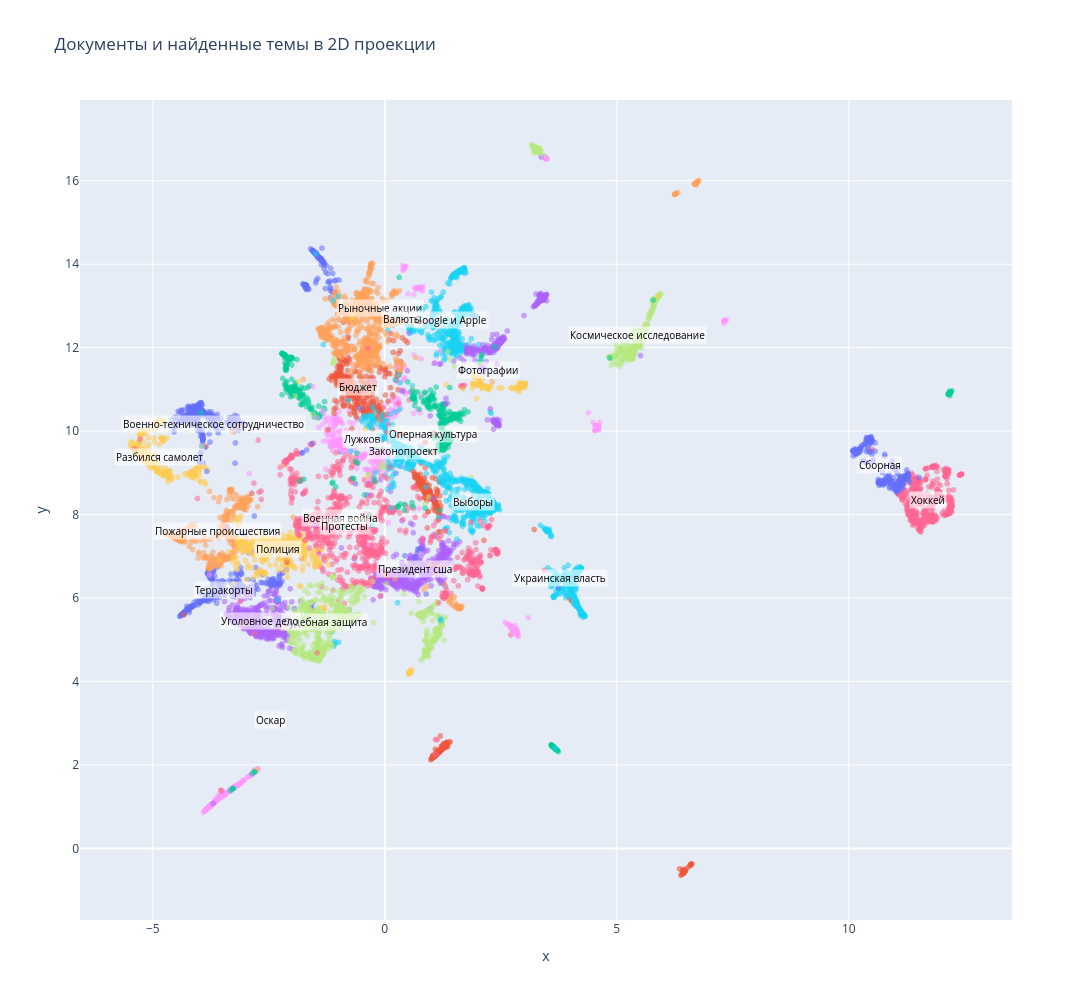

The cell this chart's notebook holds for it:
### Markdown cell above
На bar chart видно, что словари крупных тем читаются вполне устойчиво. У судебных и криминальных тем среди топ-слов держатся связки вроде `уголовное дело`, `приговор`, `заключен`. У спортивных тем хорошо собираются маркеры матчей и турниров, у экономических: `рубль`, `доллар`, `процент`, `миллиард`, у авиационной темы: `самолет`, `авиакомпания`, `посадка`. Повторов между темами немного, поэтому `MMR` здесь действительно улучшил читаемость топ-слов и сделал названия тем понятнее.

### Code cell
viz_umap = UMAP(
    n_neighbors=15,
    n_components=2,
    min_dist=0.0,
    metric="cosine",
    random_state=SEED,
    transform_seed=SEED,
)
embedding_2d = viz_umap.fit_transform(final_embeddings)

plot_df = pd.DataFrame(
    {
        "x": embedding_2d[:, 0],
        "y": embedding_2d[:, 1],
        "Topic": final_topics,
        "Topic_name": [topic_name_map.get(topic_id, "Outlier") for topic_id in final_topics],
        "Lenta_topic": sample_df["topic"],
        "Title": sample_df["title"],
    }
)

scatter = px.scatter(
    plot_df,
    x="x",
    y="y",
    color="Topic_name",
    hover_data=["Topic", "Lenta_topic", "Title"],
    opacity=0.55,
    width=1400,
    height=1000,
    title="Документы и найденные темы в 2D проекции",
)
scatter.update_layout(showlegend=False)

topic_sizes = plot_df.groupby("Topic", as_index=False).size().rename(columns={"size": "Count"})
centroids = (
    plot_df.groupby(["Topic", "Topic_name"], as_index=False)[["x", "y"]]
    .mean()
    .merge(topic_sizes, on="Topic", how="left")
    .sort_values(["Count", "Topic"], ascending=[False, True])
)
for _, row in centroids.head(24).iterrows():
    scatter.add_annotation(
        x=row["x"],
        y=row["y"],
        text=row["Topic_name"],
        showarrow=False,
        font=dict(size=10, color="black"),
        bgcolor="rgba(255,255,255,0.6)",
    )

scatter

### Figure 1 — Plotly figure (JSON) as saved in the notebook; plotly's stock layout.template omitted (floating-point values rounded to 4 significant figures; data arrays with more than 128 entries replaced by an {"elided": "..."} marker saying what was removed)
{"data": [{"customdata": {"elided": "388x3 mixed values"}, "hovertemplate": "Topic_name=Терракорты<br>x=%{x}<br>y=%{y}<br>Topic=%{customdata[0]}<br>Lenta_topic=%{customdata[1]}<br>Title=%{customdata[2]}<extra></extra>", "legendgroup": "Терракорты", "marker": {"color": "#636efa", "opacity": 0.55, "symbol": "circle"}, "mode": "markers", "name": "Терракорты", "showlegend": true, "type": "scattergl", "x": {"elided": "388 float values"}, "xaxis": "x", "y": {"elided": "388 float values"}, "yaxis": "y"}, {"customdata": {"elided": "247x3 mixed values"}, "hovertemplate": "Topic_name=Путин<br>x=%{x}<br>y=%{y}<br>Topic=%{customdata[0]}<br>Lenta_topic=%{customdata[1]}<br>Title=%{customdata[2]}<extra></extra>", "legendgroup": "Путин", "marker": {"color": "#EF553B", "opacity": 0.55, "symbol": "circle"}, "mode": "markers", "name": "Путин", "showlegend": true, "type": "scattergl", "x": {"elided": "247 float values"}, "xaxis": "x", "y": {"elided": "247 float values"}, "yaxis": "y"}, {"customdata": {"elided": "212x3 mixed values"}, "hovertemplate": "Topic_name=Недвижимость<br>x=%{x}<br>y=%{y}<br>Topic=%{customdata[0]}<br>Lenta_topic=%{customdata[1]}<br>Title=%{customdata[2]}<extra></extra>", "legendgroup": "Недвижимость", "marker": {"color": "#00cc96", "opacity": 0.55, "symbol": "circle"}, "mode": "markers", "name": "Недвижимость", "showlegend": true, "type": "scattergl", "x": {"elided": "212 float values"}, "xaxis": "x", "y": {"elided": "212 float values"}, "yaxis": "y"}, {"customdata": {"elided": "497x3 mixed values"}, "hovertemplate": "Topic_name=Президент сша<br>x=%{x}<br>y=%{y}<br>Topic=%{customdata[0]}<br>Lenta_topic=%{customdata[1]}<br>Title=%{customdata[2]}<extra></extra>", "legendgroup": "Президент сша", "marker": {"color": "#ab63fa", "opacity": 0.55, "symbol": "circle"}, "mode": "markers", "name": "Президент сша", "showlegend": true, "type": "scattergl", "x": {"elided": "497 float values"}, "xaxis": "x", "y": {"elided": "497 float values"}, "yaxis": "y"}, {"customdata": {"elided": "446x3 mixed values"}, "hovertemplate": "Topic_name=Пожарные происшествия<br>x=%{x}<br>y=%{y}<br>Topic=%{customdata[0]}<br>Lenta_topic=%{customdata[1]}<br>Title=%{customdata[2]}<extra></extra>", "legendgroup": "Пожарные происшествия", "marker": {"color": "#FFA15A", "opacity": 0.55, "symbol": "circle"}, "mode": "markers", "name": "Пожарные происшествия", "showlegend": true, "type": "scattergl", "x": {"elided": "446 float values"}, "xaxis": "x", "y": {"elided": "446 float values"}, "yaxis": "y"}, {"customdata": {"elided": "508x3 mixed values"}, "hovertemplate": "Topic_name=Google и Apple<br>x=%{x}<br>y=%{y}<br>Topic=%{customdata[0]}<br>Lenta_topic=%{customdata[1]}<br>Title=%{customdata[2]}<extra></extra>", "legendgroup": "Google и Apple", "marker": {"color": "#19d3f3", "opacity": 0.55, "symbol": "circle"}, "mode": "markers", "name": "Google и Apple", "showlegend": true, "type": "scattergl", "x": {"elided": "508 float values"}, "xaxis": "x", "y": {"elided": "508 float values"}, "yaxis": "y"}, {"customdata": {"elided": "361x3 mixed values"}, "hovertemplate": "Topic_name=Протесты<br>x=%{x}<br>y=%{y}<br>Topic=%{customdata[0]}<br>Lenta_topic=%{customdata[1]}<br>Title=%{customdata[2]}<extra></extra>", "legendgroup": "Протесты", "marker": {"color": "#FF6692", "opacity": 0.55, "symbol": "circle"}, "mode": "markers", "name": "Протесты", "showlegend": true, "type": "scattergl", "x": {"elided": "361 float values"}, "xaxis": "x", "y": {"elided": "361 float values"}, "yaxis": "y"}, {"customdata": {"elided": "411x3 mixed values"}, "hovertemplate": "Topic_name=Космическое исследование<br>x=%{x}<br>y=%{y}<br>Topic=%{customdata[0]}<br>Lenta_topic=%{customdata[1]}<br>Title=%{customdata[2]}<extra></extra>", "legendgroup": "Космическое исследование", "marker": {"color": "#B6E880", "opacity": 0.55, "symbol": "circle"}, "mode": "markers", "name": "Космическое исследование", "showlegend": true, "type": "scattergl", "x": {"elided": "411 float values"}, "xaxis": "x", "y": {"elided": "411 float values"}, "yaxis": "y"}, {"customdata": {"elided": "309x3 mixed values"}, "hovertemplate": "Topic_name=Лужков<br>x=%{x}<br>y=%{y}<br>Topic=%{customdata[0]}<br>Lenta_topic=%{customdata[1]}<br>Title=%{customdata[2]}<extra></extra>", "legendgroup": "Лужков", "marker": {"color": "#FF97FF", "opacity": 0.55, "symbol": "circle"}, "mode": "markers", "name": "Лужков", "showlegend": true, "type": "scattergl", "x": {"elided": "309 float values"}, "xaxis": "x", "y": {"elided": "309 float values"}, "yaxis": "y"}, {"customdata": {"elided": "411x3 mixed values"}, "hovertemplate": "Topic_name=Полиция<br>x=%{x}<br>y=%{y}<br>Topic=%{customdata[0]}<br>Lenta_topic=%{customdata[1]}<br>Title=%{customdata[2]}<extra></extra>", "legendgroup": "Полиция", "marker": {"color": "#FECB52", "opacity": 0.55, "symbol": "circle"}, "mode": "markers", "name": "Полиция", "showlegend": true, "type": "scattergl", "x": {"elided": "411 float values"}, "xaxis": "x", "y": {"elided": "411 float values"}, "yaxis": "y"}, {"customdata": {"elided": "164x3 mixed values"}, "hovertemplate": "Topic_name=Нефтегазовая индустрия<br>x=%{x}<br>y=%{y}<br>Topic=%{customdata[0]}<br>Lenta_topic=%{customdata[1]}<br>Title=%{customdata[2]}<extra></extra>", "legendgroup": "Нефтегазовая индустрия", "marker": {"color": "#636efa", "opacity": 0.55, "symbol": "circle"}, "mode": "markers", "name": "Нефтегазовая индустрия", "showlegend": true, "type": "scattergl", "x": {"elided": "164 float values"}, "xaxis": "x", "y": {"elided": "164 float values"}, "yaxis": "y"}, {"customdata": {"elided": "383x3 mixed values"}, "hovertemplate": "Topic_name=Бюджет<br>x=%{x}<br>y=%{y}<br>Topic=%{customdata[0]}<br>Lenta_topic=%{customdata[1]}<br>Title=%{customdata[2]}<extra></extra>", "legendgroup": "Бюджет", "marker": {"color": "#EF553B", "opacity": 0.55, "symbol": "circle"}, "mode": "markers", "name": "Бюджет", "showlegend": true, "type": "scattergl", "x": {"elided": "383 float values"}, "xaxis": "x", "y": {"elided": "383 float values"}, "yaxis": "y"}, {"customdata": {"elided": "66x3 mixed values"}, "hovertemplate": "Topic_name=Атлантический теннис<br>x=%{x}<br>y=%{y}<br>Topic=%{customdata[0]}<br>Lenta_topic=%{customdata[1]}<br>Title=%{customdata[2]}<extra></extra>", "legendgroup": "Атлантический теннис", "marker": {"color": "#00cc96", "opacity": 0.55, "symbol": "circle"}, "mode": "markers", "name": "Атлантический теннис", "showlegend": true, "type": "scattergl", "x": [12.16, 12.16, 12.17, 12.19, 12.16, 12.18, 12.17, 12.17, 12.18, 12.17, 12.19, 12.15, 12.17, 12.17, 12.17, 12.16, 12.17, 12.17, 12.17, 12.16, 12.17, 12.16, 12.22, 12.17, 12.19, 12.17, 12.17, 12.17, 12.17, 12.17, 12.16, 12.14, 12.16, 12.17, 12.16, 12.17, 12.19, 12.2, 12.17, 12.16, 12.17, 12.17, 12.16, 12.17, 12.17, 12.15, 12.18, 12.19, 12.17, 12.17, 12.17, 12.17, 12.17, 12.15, 12.17, 12.17, 12.17, 12.17, 12.17, 12.17, 12.17, 12.17, 12.16, 12.14, 12.17, 12.16], "xaxis": "x", "y": [10.89, 10.9, 10.91, 10.93, 10.9, 10.92, 10.92, 10.92, 10.92, 10.91, 10.93, 10.89, 10.92, 10.91, 10.91, 10.9, 10.92, 10.92, 10.91, 10.89, 10.92, 10.9, 10.96, 10.91, 10.94, 10.92, 10.95, 10.91, 10.91, 10.91, 10.91, 10.89, 10.91, 10.91, 10.9, 10.92, 10.92, 10.95, 10.92, 10.91, 10.92, 10.91, 10.91, 10.91, 10.92, 10.89, 10.85, 10.91, 10.91, 10.91, 10.9, 10.92, 10.91, 10.89, 10.9, 10.91, 10.91, 10.91, 10.91, 10.92, 10.92, 10.92, 10.89, 10.89, 10.92, 10.9], "yaxis": "y"}, {"customdata": {"elided": "517x3 mixed values"}, "hovertemplate": "Topic_name=Уголовное дело<br>x=%{x}<br>y=%{y}<br>Topic=%{customdata[0]}<br>Lenta_topic=%{customdata[1]}<br>Title=%{customdata[2]}<extra></extra>", "legendgroup": "Уголовное дело", "marker": {"color": "#ab63fa", "opacity": 0.55, "symbol": "circle"}, "mode": "markers", "name": "Уголовное дело", "showlegend": true, "type": "scattergl", "x": {"elided": "517 float values"}, "xaxis": "x", "y": {"elided": "517 float values"}, "yaxis": "y"}, {"customdata": {"elided": "526x3 mixed values"}, "hovertemplate": "Topic_name=Рыночные акции<br>x=%{x}<br>y=%{y}<br>Topic=%{customdata[0]}<br>Lenta_topic=%{customdata[1]}<br>Title=%{customdata[2]}<extra></extra>", "legendgroup": "Рыночные акции", "marker": {"color": "#FFA15A", "opacity": 0.55, "symbol": "circle"}, "mode": "markers", "name": "Рыночные акции", "showlegend": true, "type": "scattergl", "x": {"elided": "526 float values"}, "xaxis": "x", "y": {"elided": "526 float values"}, "yaxis": "y"}, {"customdata": {"elided": "445x3 mixed values"}, "hovertemplate": "Topic_name=Украинская власть<br>x=%{x}<br>y=%{y}<br>Topic=%{customdata[0]}<br>Lenta_topic=%{customdata[1]}<br>Title=%{customdata[2]}<extra></extra>", "legendgroup": "Украинская власть", "marker": {"color": "#19d3f3", "opacity": 0.55, "symbol": "circle"}, "mode": "markers", "name": "Украинская власть", "showlegend": true, "type": "scattergl", "x": {"elided": "445 float values"}, "xaxis": "x", "y": {"elided": "445 float values"}, "yaxis": "y"}, {"customdata": {"elided": "549x3 mixed values"}, "hovertemplate": "Topic_name=Хоккей<br>x=%{x}<br>y=%{y}<br>Topic=%{customdata[0]}<br>Lenta_topic=%{customdata[1]}<br>Title=%{customdata[2]}<extra></extra>", "legendgroup": "Хоккей", "marker": {"color": "#FF6692", "opacity": 0.55, "symbol": "circle"}, "mode": "markers", "name": "Хоккей", "showlegend": true, "type": "scattergl", "x": {"elided": "549 float values"}, "xaxis": "x", "y": {"elided": "549 float values"}, "yaxis": "y"}, {"customdata": {"elided": "211x3 mixed values"}, "hovertemplate": "Topic_name=Терроризм в Сирии<br>x=%{x}<br>y=%{y}<br>Topic=%{customdata[0]}<br>Lenta_topic=%{customdata[1]}<br>Title=%{customdata[2]}<extra></extra>", "legendgroup": "Терроризм в Сирии", "marker": {"color": "#B6E880", "opacity": 0.55, "symbol": "circle"}, "mode": "markers", "name": "Терроризм в Сирии", "showlegend": true, "type": "scattergl", "x": {"elided": "211 float values"}, "xaxis": "x", "y": {"elided": "211 float values"}, "yaxis": "y"}, {"customdata": {"elided": "373x3 mixed values"}, "hovertemplate": "Topic_name=Оскар<br>x=%{x}<br>y=%{y}<br>Topic=%{customdata[0]}<br>Lenta_topic=%{customdata[1]}<br>Title=%{customdata[2]}<extra></extra>", "legendgroup": "Оскар", "marker": {"color": "#FF97FF", "opacity": 0.55, "symbol": "circle"}, "mode": "markers", "name": "Оскар", "showlegend": true, "type": "scattergl", "x": {"elided": "373 float values"}, "xaxis": "x", "y": {"elided": "373 float values"}, "yaxis": "y"}, {"customdata": {"elided": "366x3 mixed values"}, "hovertemplate": "Topic_name=Разбился самолет<br>x=%{x}<br>y=%{y}<br>Topic=%{customdata[0]}<br>Lenta_topic=%{customdata[1]}<br>Title=%{customdata[2]}<extra></extra>", "legendgroup": "Разбился самолет", "marker": {"color": "#FECB52", "opacity": 0.55, "symbol": "circle"}, "mode": "markers", "name": "Разбился самолет", "showlegend": true, "type": "scattergl", "x": {"elided": "366 float values"}, "xaxis": "x", "y": {"elided": "366 float values"}, "yaxis": "y"}, {"customdata": {"elided": "350x3 mixed values"}, "hovertemplate": "Topic_name=Военно-техническое сотрудничество<br>x=%{x}<br>y=%{y}<br>Topic=%{customdata[0]}<br>Lenta_topic=%{customdata[1]}<br>Title=%{customdata[2]}<extra></extra>", "legendgroup": "Военно-техническое сотрудничество", "marker": {"color": "#636efa", "opacity": 0.55, "symbol": "circle"}, "mode": "markers", "name": "Военно-техническое сотрудничество", "showlegend": true, "type": "scattergl", "x": {"elided": "350 float values"}, "xaxis": "x", "y": {"elided": "350 float values"}, "yaxis": "y"}, {"customdata": {"elided": "182x3 mixed values"}, "hovertemplate": "Topic_name=Палестинская война<br>x=%{x}<br>y=%{y}<br>Topic=%{customdata[0]}<br>Lenta_topic=%{customdata[1]}<br>Title=%{customdata[2]}<extra></extra>", "legendgroup": "Палестинская война", "marker": {"color": "#EF553B", "opacity": 0.55, "symbol": "circle"}, "mode": "markers", "name": "Палестинская война", "showlegend": true, "type": "scattergl", "x": {"elided": "182 float values"}, "xaxis": "x", "y": {"elided": "182 float values"}, "yaxis": "y"}, {"customdata": {"elided": "80x3 mixed values"}, "hovertemplate": "Topic_name=КНДР<br>x=%{x}<br>y=%{y}<br>Topic=%{customdata[0]}<br>Lenta_topic=%{customdata[1]}<br>Title=%{customdata[2]}<extra></extra>", "legendgroup": "КНДР", "marker": {"color": "#00cc96", "opacity": 0.55, "symbol": "circle"}, "mode": "markers", "name": "КНДР", "showlegend": true, "type": "scattergl", "x": [3.696, 3.689, 3.624, 3.685, 3.69, 3.606, 3.62, 3.636, 3.63, 3.623, 3.612, 3.623, 3.615, 3.643, 3.603, 3.658, 3.741, 3.63, 3.698, 3.669, 3.599, 3.645, 3.646, 3.676, 3.639, 3.66, 3.616, 3.638, 3.637, 3.603, 3.593, 3.619, 3.677, 3.623, 3.611, 3.597, 3.707, 3.689, 3.633, 3.686, 3.684, 3.644, 3.633, 3.63, 3.609, 3.591, 3.676, 3.616, 3.605, 3.593, 3.602, -3.964, 3.692, 3.586, 3.72, 3.594, 3.695, 3.614, 3.658, 3.649, 3.698, 3.605, 3.656, 3.698, 3.605, 3.667, 3.665, 3.668, 3.601, 3.618, 3.697, 3.68, 3.644, 3.72, 3.619, 3.696, 3.644, 3.69, 3.614, 3.593], "xaxis": "x", "y": [2.367, 2.375, 2.445, 2.379, 2.373, 2.462, 2.45, 2.433, 2.438, 2.446, 2.45, 2.445, 2.453, 2.41, 2.465, 2.406, 2.321, 2.439, 2.365, 2.398, 2.452, 2.422, 2.419, 2.388, 2.427, 2.406, 2.456, 2.441, 2.426, 2.466, 2.474, 2.449, 2.385, 2.447, 2.457, 2.468, 2.358, 2.374, 2.435, 2.378, 2.379, 2.423, 2.435, 2.439, 2.458, 2.48, 2.389, 2.454, 2.462, 2.473, 2.465, 10.45, 2.37, 2.481, 2.353, 2.474, 2.369, 2.453, 2.408, 2.419, 2.365, 2.462, 2.409, 2.367, 2.462, 2.398, 2.4, 2.397, 2.465, 2.449, 2.368, 2.384, 2.422, 2.343, 2.45, 2.369, 2.422, 2.374, 2.454, 2.473], "yaxis": "y"}, {"customdata": {"elided": "252x3 mixed values"}, "hovertemplate": "Topic_name=Фотографии<br>x=%{x}<br>y=%{y}<br>Topic=%{customdata[0]}<br>Lenta_topic=%{customdata[1]}<br>Title=%{customdata[2]}<extra></extra>", "legendgroup": "Фотографии", "marker": {"color": "#ab63fa", "opacity": 0.55, "symbol": "circle"}, "mode": "markers", "name": "Фотографии", "showlegend": true, "type": "scattergl", "x": {"elided": "252 float values"}, "xaxis": "x", "y": {"elided": "252 float values"}, "yaxis": "y"}, {"customdata": {"elided": "376x3 mixed values"}, "hovertemplate": "Topic_name=Валюты<br>x=%{x}<br>y=%{y}<br>Topic=%{customdata[0]}<br>Lenta_topic=%{customdata[1]}<br>Title=%{customdata[2]}<extra></extra>", "legendgroup": "Валюты", "marker": {"color": "#FFA15A", "opacity": 0.55, "symbol": "circle"}, "mode": "markers", "name": "Валюты", "showlegend": true, "type": "scattergl", "x": {"elided": "376 float values"}, "xaxis": "x", "y": {"elided": "376 float values"}, "yaxis": "y"}, {"customdata": {"elided": "298x3 mixed values"}, "hovertemplate": "Topic_name=Законопроект<br>x=%{x}<br>y=%{y}<br>Topic=%{customdata[0]}<br>Lenta_topic=%{customdata[1]}<br>Title=%{customdata[2]}<extra></extra>", "legendgroup": "Законопроект", "marker": {"color": "#19d3f3", "opacity": 0.55, "symbol": "circle"}, "mode": "markers", "name": "Законопроект", "showlegend": true, "type": "scattergl", "x": {"elided": "298 float values"}, "xaxis": "x", "y": {"elided": "298 float values"}, "yaxis": "y"}, {"customdata": {"elided": "420x3 mixed values"}, "hovertemplate": "Topic_name=Военная война<br>x=%{x}<br>y=%{y}<br>Topic=%{customdata[0]}<br>Lenta_topic=%{customdata[1]}<br>Title=%{customdata[2]}<extra></extra>", "legendgroup": "Военная война", "marker": {"color": "#FF6692", "opacity": 0.55, "symbol": "circle"}, "mode": "markers", "name": "Военная война", "showlegend": true, "type": "scattergl", "x": {"elided": "420 float values"}, "xaxis": "x", "y": {"elided": "420 float values"}, "yaxis": "y"}, {"customdata": {"elided": "617x3 mixed values"}, "hovertemplate": "Topic_name=Судебная защита<br>x=%{x}<br>y=%{y}<br>Topic=%{customdata[0]}<br>Lenta_topic=%{customdata[1]}<br>Title=%{customdata[2]}<extra></extra>", "legendgroup": "Судебная защита", "marker": {"color": "#B6E880", "opacity": 0.55, "symbol": "circle"}, "mode": "markers", "name": "Судебная защита", "showlegend": true, "type": "scattergl", "x": {"elided": "617 float values"}, "xaxis": "x", "y": {"elided": "617 float values"}, "yaxis": "y"}, {"customdata": {"elided": "109x3 mixed values"}, "hovertemplate": "Topic_name=Грузия<br>x=%{x}<br>y=%{y}<br>Topic=%{customdata[0]}<br>Lenta_topic=%{customdata[1]}<br>Title=%{customdata[2]}<extra></extra>", "legendgroup": "Грузия", "marker": {"color": "#FF97FF", "opacity": 0.55, "symbol": "circle"}, "mode": "markers", "name": "Грузия", "showlegend": true, "type": "scattergl", "x": [2.821, 2.792, 2.788, 2.803, 2.767, 2.746, 2.818, 2.765, 2.752, 2.826, 2.748, 2.788, 2.82, -2.921, 2.721, 2.849, 2.793, 2.87, 2.765, 2.766, 2.845, 2.772, 2.662, 2.789, 2.745, 2.743, 2.753, 2.753, 2.786, -3.773, 2.784, 2.764, 2.772, 2.809, 2.83, 2.765, 2.82, 2.844, 2.842, 2.842, 2.795, 2.788, 2.791, 2.822, 3.09, 2.772, 2.745, 2.744, -1.215, 2.824, 2.75, 2.739, 2.831, 2.838, 2.804, 2.817, 2.78, 2.845, 2.848, 2.796, 2.807, 2.716, 2.831, 2.689, 2.844, 2.812, 2.774, 2.836, 2.846, -0.3457, 2.85, 2.858, 2.739, 2.798, 2.76, 2.769, 2.806, 2.785, 2.777, 2.793, 2.765, 2.769, 2.859, 2.752, 2.765, 2.729, 2.818, 2.765, 2.773, 2.879, 2.771, 2.756, 2.804, 2.801, 2.834, 2.737, 2.78, 2.717, 2.807, 2.861, 2.595, 2.632, 2.833, 2.765, 2.829, 2.835, 2.732, 2.78, 2.832], "xaxis": "x", "y": [5.167, 5.219, 5.193, 5.185, 5.252, 5.276, 5.17, 5.216, 5.219, 5.162, 5.209, 5.238, 5.161, 8.979, 5.326, 5.136, 5.205, 5.111, 5.253, 5.253, 5.136, 5.263, 5.375, 5.199, 5.243, 5.287, 5.279, 5.259, 5.194, 6.555, 5.203, 5.283, 5.239, 5.343, 5.154, 5.262, 5.173, 5.135, 5.133, 5.137, 5.233, 5.237, 5.205, 5.187, 5.531, 5.265, 5.284, 5.251, 7.68, 5.163, 5.262, 5.29, 5.146, 5.261, 5.185, 5.187, 5.214, 5.135, 5.24, 5.214, 5.196, 5.279, 5.151, 5.348, 5.13, 5.188, 5.252, 5.149, 5.135, 7.275, 5.186, 5.125, 5.286, 5.186, 5.266, 5.195, 5.206, 5.209, 5.238, 5.236, 5.272, 5.231, 5.129, 5.256, 5.263, 5.331, 5.186, 5.234, 5.201, 5.079, 5.26, 5.235, 5.195, 5.269, 5.155, 5.275, 5.216, 5.303, 5.216, 5.145, 5.421, 5.375, 5.153, 5.221, 5.18, 5.161, 5.301, 5.216, 5.157], "yaxis": "y"}, {"customdata": {"elided": "170x3 mixed values"}, "hovertemplate": "Topic_name=Auction<br>x=%{x}<br>y=%{y}<br>Topic=%{customdata[0]}<br>Lenta_topic=%{customdata[1]}<br>Title=%{customdata[2]}<extra></extra>", "legendgroup": "Auction", "marker": {"color": "#FECB52", "opacity": 0.55, "symbol": "circle"}, "mode": "markers", "name": "Auction", "showlegend": true, "type": "scattergl", "x": {"elided": "170 float values"}, "xaxis": "x", "y": {"elided": "170 float values"}, "yaxis": "y"}, {"customdata": {"elided": "303x3 mixed values"}, "hovertemplate": "Topic_name=Сборная<br>x=%{x}<br>y=%{y}<br>Topic=%{customdata[0]}<br>Lenta_topic=%{customdata[1]}<br>Title=%{customdata[2]}<extra></extra>", "legendgroup": "Сборная", "marker": {"color": "#636efa", "opacity": 0.55, "symbol": "circle"}, "mode": "markers", "name": "Сборная", "showlegend": true, "type": "scattergl", "x": {"elided": "303 float values"}, "xaxis": "x", "y": {"elided": "303 float values"}, "yaxis": "y"}, {"customdata": {"elided": "84x3 mixed values"}, "hovertemplate": "Topic_name=Бокс<br>x=%{x}<br>y=%{y}<br>Topic=%{customdata[0]}<br>Lenta_topic=%{customdata[1]}<br>Title=%{customdata[2]}<extra></extra>", "legendgroup": "Бокс", "marker": {"color": "#EF553B", "opacity": 0.55, "symbol": "circle"}, "mode": "markers", "name": "Бокс", "showlegend": true, "type": "scattergl", "x": [6.443, 6.442, 6.432, 6.44, 6.41, 6.505, 6.435, 6.43, 6.442, 6.597, 6.434, 6.595, 6.439, 6.434, 6.435, 6.44, 6.434, 6.6, 6.584, 6.44, 6.61, 6.451, 6.433, 6.44, 6.611, 6.458, 6.42, 6.45, 6.379, 6.426, 6.469, 6.437, 6.432, 6.439, 6.561, 6.351, 6.438, 6.434, 6.419, 6.438, 6.431, 6.443, 6.472, 6.442, 6.449, 6.598, 6.439, 6.47, 6.439, 6.597, 6.43, 6.45, 6.442, 6.433, 6.438, 6.44, 6.444, 6.453, 6.433, 6.432, 6.59, 6.418, 6.421, 6.438, 6.595, 6.41, 6.438, 6.435, 6.595, 6.431, 6.424, 6.401, 6.43, 6.445, 6.422, 6.439, 6.456, 6.595, 6.441, 6.428, 6.441, 6.432, 6.432, 6.474], "xaxis": "x", "y": [-0.5766, -0.5794, -0.5903, -0.5837, -0.531, -0.4805, -0.589, -0.5942, -0.578, -0.3877, -0.583, -0.3812, -0.5832, -0.5935, -0.5868, -0.5821, -0.5892, -0.3829, -0.4, -0.5819, -0.371, -0.5688, -0.5893, -0.5795, -0.3701, -0.5544, -0.5997, -0.5717, -0.6432, -0.5038, -0.5478, -0.5826, -0.5902, -0.5792, -0.4277, -0.4858, -0.5869, -0.5899, -0.6016, -0.5858, -0.5886, -0.5694, -0.507, -0.5797, -0.5721, -0.3851, -0.5825, -0.5428, -0.5749, -0.3867, -0.5939, -0.5649, -0.5769, -0.5828, -0.5808, -0.5824, -0.5769, -0.5381, -0.5897, -0.5907, -0.3945, -0.5826, -0.5948, -0.5583, -0.3884, -0.5334, -0.5786, -0.5868, -0.3887, -0.5974, -0.5975, -0.6269, -0.5929, -0.5738, -0.6036, -0.583, -0.5638, -0.391, -0.5811, -0.5784, -0.5803, -0.5857, -0.5878, -0.5413], "yaxis": "y"}, {"customdata": {"elided": "290x3 mixed values"}, "hovertemplate": "Topic_name=Оперная культура<br>x=%{x}<br>y=%{y}<br>Topic=%{customdata[0]}<br>Lenta_topic=%{customdata[1]}<br>Title=%{customdata[2]}<extra></extra>", "legendgroup": "Оперная культура", "marker": {"color": "#00cc96", "opacity": 0.55, "symbol": "circle"}, "mode": "markers", "name": "Оперная культура", "showlegend": true, "type": "scattergl", "x": {"elided": "290 float values"}, "xaxis": "x", "y": {"elided": "290 float values"}, "yaxis": "y"}, {"customdata": {"elided": "163x3 mixed values"}, "hovertemplate": "Topic_name=Альбомы<br>x=%{x}<br>y=%{y}<br>Topic=%{customdata[0]}<br>Lenta_topic=%{customdata[1]}<br>Title=%{customdata[2]}<extra></extra>", "legendgroup": "Альбомы", "marker": {"color": "#ab63fa", "opacity": 0.55, "symbol": "circle"}, "mode": "markers", "name": "Альбомы", "showlegend": true, "type": "scattergl", "x": {"elided": "163 float values"}, "xaxis": "x", "y": {"elided": "163 float values"}, "yaxis": "y"}, {"customdata": {"elided": "75x3 mixed values"}, "hovertemplate": "Topic_name=Ядерная угроза<br>x=%{x}<br>y=%{y}<br>Topic=%{customdata[0]}<br>Lenta_topic=%{customdata[1]}<br>Title=%{customdata[2]}<extra></extra>", "legendgroup": "Ядерная угроза", "marker": {"color": "#FFA15A", "opacity": 0.55, "symbol": "circle"}, "mode": "markers", "name": "Ядерная угроза", "showlegend": true, "type": "scattergl", "x": [0.9071, 1.597, 1.594, -3.671, 1.569, 1.661, 1.564, 1.562, 1.597, 1.501, 1.606, 1.577, -3.238, 0.8359, 1.466, 1.394, 1.641, 1.596, 1.231, 1.29, 0.01272, 1.564, 1.407, 1.606, 1.63, -3.128, 1.58, 1.595, 1.581, 1.631, 1.591, 1.572, 1.537, 1.529, 1.448, 1.594, 1.42, 1.594, -3.262, 1.501, 1.57, 1.602, 1.576, 1.561, 1.567, 1.589, 1.599, 1.645, 1.6, 0.9631, 1.591, 1.61, 1.531, 1.623, 1.366, 1.63, 1.579, 1.573, 1.617, 1.559, 1.625, 1.619, 1.602, 1.581, 1.597, 1.617, 1.296, 1.616, 1.61, 1.603, 1.63, 1.398, 1.342, 1.593, 1.583], "xaxis": "x", "y": [6.271, 5.774, 5.796, 6.816, 5.781, 5.808, 5.799, 5.762, 5.762, 6.029, 5.76, 5.775, 10.06, 6.197, 5.982, 5.894, 5.75, 5.778, 6.753, 6.321, 6.556, 5.81, 5.996, 5.766, 5.768, 10.13, 5.798, 5.78, 5.77, 5.765, 5.764, 5.75, 5.868, 5.807, 5.84, 5.758, 5.93, 5.792, 9.983, 5.797, 5.783, 5.762, 5.794, 5.772, 5.788, 5.749, 5.753, 5.776, 5.755, 6.784, 5.783, 5.765, 5.802, 5.772, 5.947, 5.777, 5.792, 5.802, 5.761, 5.82, 5.757, 5.768, 5.758, 5.79, 5.756, 5.781, 6.136, 5.762, 5.793, 5.747, 5.753, 6.037, 6.112, 5.76, 5.777], "yaxis": "y"}, {"customdata": {"elided": "352x3 mixed values"}, "hovertemplate": "Topic_name=Выборы<br>x=%{x}<br>y=%{y}<br>Topic=%{customdata[0]}<br>Lenta_topic=%{customdata[1]}<br>Title=%{customdata[2]}<extra></extra>", "legendgroup": "Выборы", "marker": {"color": "#19d3f3", "opacity": 0.55, "symbol": "circle"}, "mode": "markers", "name": "Выборы", "showlegend": true, "type": "scattergl", "x": {"elided": "352 float values"}, "xaxis": "x", "y": {"elided": "352 float values"}, "yaxis": "y"}, {"customdata": {"elided": "216x3 mixed values"}, "hovertemplate": "Topic_name=Санкции<br>x=%{x}<br>y=%{y}<br>Topic=%{customdata[0]}<br>Lenta_topic=%{customdata[1]}<br>Title=%{customdata[2]}<extra></extra>", "legendgroup": "Санкции", "marker": {"color": "#FF6692", "opacity": 0.55, "symbol": "circle"}, "mode": "markers", "name": "Санкции", "showlegend": true, "type": "scattergl", "x": {"elided": "216 float values"}, "xaxis": "x", "y": {"elided": "216 float values"}, "yaxis": "y"}, {"customdata": {"elided": "140x3 mixed values"}, "hovertemplate": "Topic_name=Шутер<br>x=%{x}<br>y=%{y}<br>Topic=%{customdata[0]}<br>Lenta_topic=%{customdata[1]}<br>Title=%{customdata[2]}<extra></extra>", "legendgroup": "Шутер", "marker": {"color": "#B6E880", "opacity": 0.55, "symbol": "circle"}, "mode": "markers", "name": "Шутер", "showlegend": true, "type": "scattergl", "x": {"elided": "140 float values"}, "xaxis": "x", "y": {"elided": "140 float values"}, "yaxis": "y"}, {"customdata": {"elided": "110x3 mixed values"}, "hovertemplate": "Topic_name=Опрос<br>x=%{x}<br>y=%{y}<br>Topic=%{customdata[0]}<br>Lenta_topic=%{customdata[1]}<br>Title=%{customdata[2]}<extra></extra>", "legendgroup": "Опрос", "marker": {"color": "#FF97FF", "opacity": 0.55, "symbol": "circle"}, "mode": "markers", "name": "Опрос", "showlegend": true, "type": "scattergl", "x": [4.59, 0.7207, 4.601, 4.581, 4.389, 4.594, 0.7715, 4.603, 4.594, 0.735, 4.595, 4.594, 4.595, 4.588, 4.579, 4.6, 0.722, 4.593, 4.594, 4.591, 4.6, 4.572, 4.593, 4.592, 4.597, 4.493, 4.579, 4.612, 0.7195, 0.7296, 4.596, 4.59, 4.552, 4.591, 4.524, 4.589, 4.612, 4.598, 4.634, 4.537, 0.7427, 4.583, 0.7241, 4.585, 4.592, 0.703, 4.597, 0.6644, 4.594, 4.577, 0.741, 4.579, 4.536, 4.593, 4.528, 0.7231, 0.7412, 4.609, 4.592, 0.4991, 4.534, 0.7968, 4.575, 4.598, 4.549, 4.594, 4.544, 0.7179, 0.6615, 0.7447, 0.7463, 4.572, 1.198, 4.586, 4.584, 4.589, 4.589, 4.594, 4.601, 4.532, 0.2927, 4.571, 4.603, 4.592, 0.7065, 0.7193, 0.7303, 4.592, 4.589, 0.8075, 4.576, 4.587, 0.7558, 4.576, 4.592, 4.59, 0.7461, 4.553, 0.7437, 0.6273, 4.578, 4.59, 0.7412, 0.8206, 0.6426, 0.7922, 4.592, 4.586, 4.58, 0.7537], "xaxis": "x", "y": [10.07, 13.43, 10.08, 10.08, 10.44, 10.08, 13.44, 10.1, 10.09, 13.44, 10.07, 10.08, 10.08, 10.08, 10.1, 10.07, 13.43, 10.09, 10.08, 10.08, 10.1, 10.11, 10.08, 10.08, 10.08, 10.21, 10.12, 10.04, 13.43, 13.43, 10.1, 10.09, 10.06, 10.08, 10.02, 10.08, 10.13, 10.13, 10.21, 10.03, 13.45, 10.1, 13.43, 10.08, 10.08, 13.43, 10.08, 13.43, 10.08, 10.09, 13.42, 10.1, 10.14, 10.08, 10.02, 13.41, 13.42, 10.09, 10.09, 13.29, 10.13, 13.39, 10.1, 10.09, 10.12, 10.1, 10.12, 13.42, 13.42, 13.43, 13.42, 10.11, 11.92, 10.1, 10.07, 10.08, 10.06, 10.08, 10.14, 10.03, 11.54, 10.11, 10.07, 10.09, 13.42, 13.43, 13.43, 10.08, 10.08, 13.36, 10.06, 10.08, 13.42, 10.09, 10.09, 10.1, 13.45, 10.12, 13.43, 13.28, 10.08, 10.08, 13.43, 13.46, 13.44, 13.45, 10.08, 10.08, 10.06, 13.44], "yaxis": "y"}, {"customdata": [[39, "Из жизни", "Женщина родила на набережной в Ницце во время теракта"], [39, "Россия", "Петербургский чиновник уволился после комментария о катастрофе A321"], [39, "Мир", "В аэропорту Парижа уволили 57 сотрудников за радикальные взгляды"], [39, "Мир", "Полиция задержала пятнадцатого подозреваемого по делу о взрыве в Манчестере"], [39, "Мир", "В Испании рассказали о розыске главного подозреваемого в причастности к теракту"], [39, "Мир", "Кэмерон предупредил о высокой вероятности терактов в Британии"], [39, "Мир", "Британские мусульманки пожаловались на нападения после терактов в Париже"], [39, "Мир", "Король Иордании увидел руку Анкары в проблемах Европы с терроризмом"], [39, "Мир", "Террористка-смертница подорвалась во время спецоперации в Сен-Дени"], [39, "Спорт", "На «Тур де Франс» произошло два новых завала"], [39, "Мир", "Освобождены семь из восьми задержанных в ходе рейда в Сен-Дени"], [39, "Мир", "Мотоциклисты расстреляли толпу на юге Франции"], [39, "Бизнес", "Медведев поручил поддержать работающих на египетском направлении туроператоров"], [39, "Мир", "Архиепископ Кентерберийский усомнился в существовании бога после атак в Париже"], [39, "Интернет и СМИ", "Skype временно отменил плату за звонки во Францию"], [39, "Мир", "Один из совершивших теракты в Париже оказался французом"], [39, "Мир", "Глава внутренней разведки Франции предупредил о новых методах террористов"], [39, "Мир", "Трое напавших на отель в Бамако ликвидированы"], [39, "Мир", "В результате нападения на КПП в Египте погибли 12 военных"], [39, "Мир", "AP сообщило об установлении личности еще одного парижского смертника"], [39, "Мир", "Премьер-министра Франции освистали во время траурной церемонии в Ницце"], [39, "Мир", "Грузовик въехал в толпу на рождественской ярмарке в Берлине"], [39, "Путешествия", "В Росавиации задумались об ограничении авиасообщения с Парижем"]], "hovertemplate": "Topic_name=Террористическая группиров<br>x=%{x}<br>y=%{y}<br>Topic=%{customdata[0]}<br>Lenta_topic=%{customdata[1]}<br>Title=%{customdata[2]}<extra></extra>", "legendgroup": "Террористическая группиров", "marker": {"color": "#FECB52", "opacity": 0.55, "symbol": "circle"}, "mode": "markers", "name": "Террористическая группиров", "showlegend": true, "type": "scattergl", "x": [0.5407, 0.5257, 0.5298, 0.5336, 0.5334, 0.5362, 0.5335, 0.5633, 0.5384, 0.5379, 0.5207, 0.5307, -0.4163, 0.5148, 0.5311, 0.5398, 0.5421, 0.5173, 0.5656, 0.5454, 0.517, 0.5784, 0.5471], "xaxis": "x", "y": [4.205, 4.227, 4.196, 4.194, 4.198, 4.201, 4.196, 4.238, 4.214, 4.204, 4.193, 4.205, 10.04, 4.211, 4.195, 4.206, 4.208, 4.202, 4.282, 4.21, 4.174, 4.247, 4.22], "yaxis": "y"}], "layout": {"annotations": [{"bgcolor": "rgba(255,255,255,0.6)", "font": {"color": "black", "size": 10}, "showarrow": false, "text": "Судебная защита", "x": -1.282, "y": 5.437}, {"bgcolor": "rgba(255,255,255,0.6)", "font": {"color": "black", "size": 10}, "showarrow": false, "text": "Хоккей", "x": 11.7, "y": 8.348}, {"bgcolor": "rgba(255,255,255,0.6)", "font": {"color": "black", "size": 10}, "showarrow": false, "text": "Рыночные акции", "x": -0.09948, "y": 12.95}, {"bgcolor": "rgba(255,255,255,0.6)", "font": {"color": "black", "size": 10}, "showarrow": false, "text": "Уголовное дело", "x": -2.691, "y": 5.445}, {"bgcolor": "rgba(255,255,255,0.6)", "font": {"color": "black", "size": 10}, "showarrow": false, "text": "Google и Apple", "x": 1.43, "y": 12.67}, {"bgcolor": "rgba(255,255,255,0.6)", "font": {"color": "black", "size": 10}, "showarrow": false, "text": "Президент сша", "x": 0.6529, "y": 6.69}, {"bgcolor": "rgba(255,255,255,0.6)", "font": {"color": "black", "size": 10}, "showarrow": false, "text": "Пожарные происшествия", "x": -3.605, "y": 7.61}, {"bgcolor": "rgba(255,255,255,0.6)", "font": {"color": "black", "size": 10}, "showarrow": false, "text": "Украинская власть", "x": 3.774, "y": 6.471}, {"bgcolor": "rgba(255,255,255,0.6)", "font": {"color": "black", "size": 10}, "showarrow": false, "text": "Военная война", "x": -0.9568, "y": 7.93}, {"bgcolor": "rgba(255,255,255,0.6)", "font": {"color": "black", "size": 10}, "showarrow": false, "text": "Полиция", "x": -2.295, "y": 7.164}, {"bgcolor": "rgba(255,255,255,0.6)", "font": {"color": "black", "size": 10}, "showarrow": false, "text": "Космическое исследование", "x": 5.438, "y": 12.31}, {"bgcolor": "rgba(255,255,255,0.6)", "font": {"color": "black", "size": 10}, "showarrow": false, "text": "Терракорты", "x": -3.475, "y": 6.194}, {"bgcolor": "rgba(255,255,255,0.6)", "font": {"color": "black", "size": 10}, "showarrow": false, "text": "Бюджет", "x": -0.5807, "y": 11.05}, {"bgcolor": "rgba(255,255,255,0.6)", "font": {"color": "black", "size": 10}, "showarrow": false, "text": "Валюты", "x": 0.3755, "y": 12.68}, {"bgcolor": "rgba(255,255,255,0.6)", "font": {"color": "black", "size": 10}, "showarrow": false, "text": "Оскар", "x": -2.454, "y": 3.082}, {"bgcolor": "rgba(255,255,255,0.6)", "font": {"color": "black", "size": 10}, "showarrow": false, "text": "Разбился самолет", "x": -4.859, "y": 9.377}, {"bgcolor": "rgba(255,255,255,0.6)", "font": {"color": "black", "size": 10}, "showarrow": false, "text": "Протесты", "x": -0.8745, "y": 7.723}, {"bgcolor": "rgba(255,255,255,0.6)", "font": {"color": "black", "size": 10}, "showarrow": false, "text": "Выборы", "x": 1.893, "y": 8.306}, {"bgcolor": "rgba(255,255,255,0.6)", "font": {"color": "black", "size": 10}, "showarrow": false, "text": "Военно-техническое сотрудничество", "x": -3.688, "y": 10.17}, {"bgcolor": "rgba(255,255,255,0.6)", "font": {"color": "black", "size": 10}, "showarrow": false, "text": "Лужков", "x": -0.4815, "y": 9.819}, {"bgcolor": "rgba(255,255,255,0.6)", "font": {"color": "black", "size": 10}, "showarrow": false, "text": "Сборная", "x": 10.67, "y": 9.196}, {"bgcolor": "rgba(255,255,255,0.6)", "font": {"color": "black", "size": 10}, "showarrow": false, "text": "Законопроект", "x": 0.3998, "y": 9.513}, {"bgcolor": "rgba(255,255,255,0.6)", "font": {"color": "black", "size": 10}, "showarrow": false, "text": "Оперная культура", "x": 1.045, "y": 9.931}, {"bgcolor": "rgba(255,255,255,0.6)", "font": {"color": "black", "size": 10}, "showarrow": false, "text": "Фотографии", "x": 2.23, "y": 11.47}], "height": 1000, "legend": {"title": {"text": "Topic_name"}, "tracegroupgap": 0}, "showlegend": false, "title": {"text": "Документы и найденные темы в 2D проекции"}, "width": 1400, "xaxis": {"anchor": "y", "domain": [0, 1], "title": {"text": "x"}}, "yaxis": {"anchor": "x", "domain": [0, 1], "title": {"text": "y"}}}}
